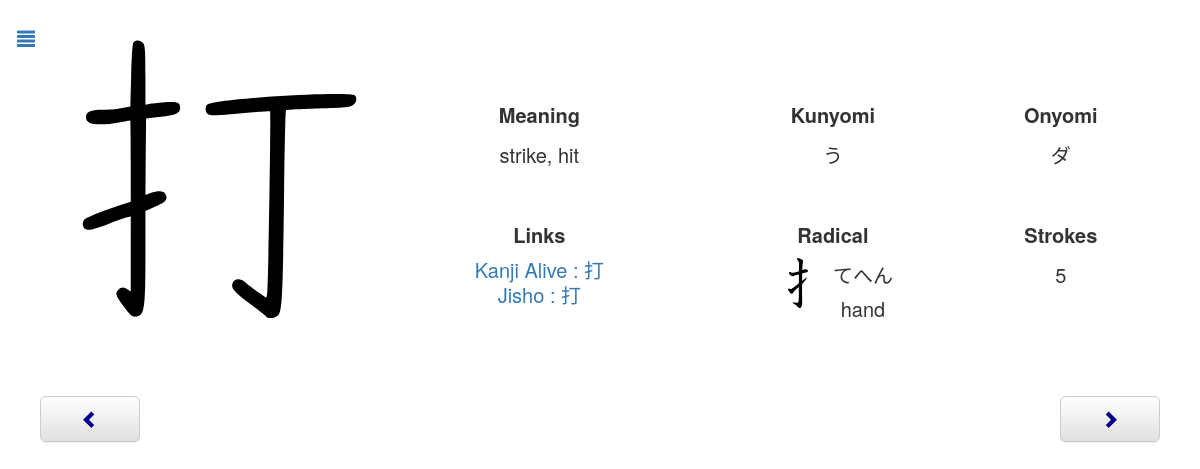
Page /review.php?id=506 on the committed database.
### tables this page shows
CREATE TABLE `Kanji` (
  `name` text NOT NULL,
  `chara` text NOT NULL,
  `meaning` text NOT NULL,
  `kunyomi` text NOT NULL,
  `onyomi` text NOT NULL,
  `linkKanjiAlive` text NOT NULL,
  `day` int(11) NOT NULL,
  `dateNext` timestamp NOT NULL DEFAULT current_timestamp() ON UPDATE current_timestamp(),
  `id` int(11) NOT NULL AUTO_INCREMENT,
  `radicalChar` text NOT NULL,
  `radicalName` text NOT NULL,
  `radicalHiragana` text NOT NULL,
  `radicalMeaning` text NOT NULL,
  `strokes` int(11) NOT NULL,
  `toTestKanji` tinyint(4) NOT NULL DEFAULT 0,
  `toTestMeaning` tinyint(4) NOT NULL DEFAULT 0,
  `testable` tinyint(4) NOT NULL DEFAULT 1,
  PRIMARY KEY (`id`)
);

### Connection.php (called while the page is built, shortened)
<?php
class Connection{
    private static $bdd = null;
    private function __construct(){
        try{
            self::$bdd = new PDO('mysql:host=0.0.0.0;dbname=kanji', 'root', '');
        }
        catch(Exception $e){
            die('Erreur : '.$e->getMessage());
        }
    }
    public static function getBdd(){
        return self::$bdd;
    }
}
?>

### Kanji.php (called while the page is built, shortened)
<?php
class Kanji{
    private $id;
    private $name;
    private $character;
    private $meaning;
    private $kunyomi;
    private $onyomi;
    private $linkKanjiAlive;
    private $dateNext;
    private $radicalName;
    private $radicalHiragana;
    private $radicalMeaning;
    private $strokes;
    public function __construct($id, $name, $character, $meaning, $kunyomi, $onyumi, $linkKanjiAlive, $day, $dateNext, $radicalChar, $radicalName, $radicalHiragana, $radicalMeaning, $strokes, $toTestKanji, $toTestMeaning, $testable){
        $this->id=$id;
        $this->name=$name;
        $this->character=$character;
        $this->meaning=$meaning;
        $this->kunyomi=$kunyomi;
        $this->onyomi=$onyumi;
        $this->linkKanjiAlive=$linkKanjiAlive;
        $this->dateNext = $dateNext;
        $this->radicalName=$radicalName;
        $this->radicalHiragana=$radicalHiragana;
        $this->radicalMeaning=$radicalMeaning;
        $this->strokes=$strokes;
    }
    public function calculTime(){
        $time = time();
        $second = strtotime($this->dateNext)-$time;
        if($second>0) {
            $jour = floor($second / (60 * 60 * 24));
            $heure = floor(($second - $jour * 24 * 60 * 60) / (60 * 60));
            $minute = floor(($second - $heure * 60 * 60 - $jour * 24 * 60 * 60) / (60));
            $second = floor($second - $minute * 60 - $heure * 60 * 60 - $jour * 24 * 60 * 60);
        }
    }
    public function getId(){
        return $this->id;
    }
    public function getName(){
        return $this->name;
    }
    public function getCharacter(){
        return $this->character;
    }
    public function getMeaning(){
        return $this->meaning;
    }
    public function getKun(){
        return $this->kunyomi;
    }
    public function getOn(){
        return $this->onyomi;
    }
    public function getLinkKanjiAlive(){
        return $this->linkKanjiAlive;
    }
    public function getDateNext(){
        return $this->dateNext;
    }
    public function getRadicalName(){
        return $this->radicalName;
    }
    public function getRadicalHiragana(){
        return $this->radicalHiragana;
    }
    public function getRadicalMeaning(){
        return $this->radicalMeaning;
    }
    public function getStrokes(){
        return $this->strokes;
    }
}
include_once("Connection.php");
function getAllKanji(){
    $req = Connection::getBdd()->query("SELECT * FROM Kanji ORDER BY dateNext");
    while($data = $req->fetch())
        $array[] = new Kanji($data['id'], $data['name'], $data['chara'], $data['meaning'], $data['kunyomi'], $data['onyomi'], $data['linkKanjiAlive'], $data['day'], $data['dateNext'], $data['radicalChar'], $data['radicalName'], $data['radicalHiragana'], $data['radicalMeaning'], $data['strokes'], $data['toTestKanji'], $data['toTestMeaning'], $data['testable']);
    if(isset($array)) return $array;
}
function getKanji($id){
     $req = Connection::getBdd()->query("SELECT * FROM Kanji WHERE id='".$id."'");
    while($data = $req->fetch())
        return new Kanji($data['id'], $data['name'], $data['chara'], $data['meaning'], $data['kunyomi'], $data['onyomi'], $data['linkKanjiAlive'], $data['day'], $data['dateNext'], $data['radicalChar'], $data['radicalName'], $data['radicalHiragana'], $data['radicalMeaning'], $data['strokes'], $data['toTestKanji'], $data['toTestMeaning'], $data['testable']);
}
function getNextKanjiId($id){
    $allKanji = getAllKanji();
    for($i=0;$i<count($allKanji);$i++){
        if($allKanji[$i]->getId() == $id)
            if($i == count($allKanji)-1)
                return $allKanji[0];
            else
                return $allKanji[$i+1];
    }
}
function getPreviousKanjiId($id){
    $allKanji = getAllKanji();
    for($i=0;$i<count($allKanji);$i++){
        if($allKanji[$i]->getId() == $id)
            if($i == 0)
                return $allKanji[count($allKanji)-1];
            else
                return $allKanji[$i-1];
    }
}
?>

### review.php (the view, shortened to what this page needs)
<?php
    include_once("Kanji.php");
    include_once("Word.php");
    if(isset($_GET["id"])){
       $kanji = getKanji($_GET["id"]);
        $nextKanjiId = getNextKanjiId($_GET["id"]);
        $previousKanjiId = getPreviousKanjiId($_GET["id"]);
    }
    else {
        $kanji = getReviewKanji();
        if (!isset($kanji))
            header('Location: index.php');
    }
?>
<body>
    <div id="page" class="page">
        <button onclick="document.location.href='index.php'" class="btn btn-link btn-lg menu"><span class="glyphicon glyphicon-align-justify"></span></button>
        <div>
            <div class="imageSVGTd">
                <img class="imageSVG" src="<?php echo "images/".$kanji->getName().".svg" ?>">
            </div>
            <div class="descriptionTable">
                <table>
                    <tr>
                        <td class="reviewKanji"><span class="description">Meaning</span><br><?php echo $kanji->getMeaning() ?></td>
                        <td class="reviewKanji"><span class="description">Kunyomi</span><br><?php echo $kanji->getKun() ?></td>
                        <td class="reviewKanji"><span class="description">Onyomi</span><br><?php echo $kanji->getOn() ?></td>
                    </tr>
                    <tr>
                        <td class="reviewKanji2"><span class="description">Links</span>
                            <div class="links"><br><?php echo "<a target='_blank' href=".$kanji->getLinkKanjiAlive().">Kanji Alive : ".$kanji->getCharacter()."</a>" ?>
                        </div><?php echo "<a target='_blank' href='http://jisho.org/search/".$kanji->getCharacter()." %23kanji'>Jisho : ".$kanji->getCharacter()."</a>" ?></td>
                        <td class="reviewKanji2"><span class="description">Radical</span><br>
                            <div class="radical">
                            <img class="radicalImage" src="<?php echo "radical/".$kanji->getRadicalName().".svg" ?>">
                                <?php echo $kanji->getRadicalHiragana() ?><br>
                                <?php echo $kanji->getRadicalMeaning() ?>
                            </div>
                        </td>
                        <td class="reviewKanji2"><span class="description">Strokes</span><br><?php echo $kanji->getStrokes() ?></td>
                    </tr>
                </table>
            </div>
        </div>
        <div class="boutons">
            <button id="boutonChevronLeft" <?php echo "onclick=document.location.href='review.php?id=".$previousKanjiId->getId()."'" ?>  onmouseout="changeColorGlyphiconChevronLeft()" onmouseover="changeColorGlyphiconChevronLeft()" type="button" class="boutonLater btn btn-lg btn-default" aria-label="Left Align">
                <span id="glyphiconBoutonLater" class="glyphicon glyphicon-chevron-left glyphiconChevron" aria-hidden="true"></span>
            </button>
            <button id="boutonChevronRight" <?php echo "onclick=document.location.href='review.php?id=".$nextKanjiId->getId()."'" ?> onmouseout="changeColorGlyphiconChevronRight()" onmouseover="changeColorGlyphiconChevronRight()" type="button" class="boutonOk btn btn-default btn-lg" aria-label="Left Align">
                <span id="glyphiconBoutonOk" class="glyphicon glyphicon-chevron-right glyphiconChevron" aria-hidden="true"></span>
            </button>
        </div>
    </div>
</body>
</html>

### css/style.css (style rules this page uses)
body { --color-background: white; --font-color: rgb(51, 51, 51); background-color: var(--color-background) !important; }
.page { padding-top: 15px; text-align: center; margin-right: auto; margin-left: auto; color: var(--font-color); }
@media (min-width: 768px) { .page { width: 750px; } }
@media (min-width: 992px) { .page { width: 970px; } }
@media (min-width: 1200px) { .page { width: 1170px; } }
td { vertical-align: top; text-align: center; }
table { margin-top: 30px; width: 100%; }
.menu { position: absolute; left: 0px; }
.descriptionTable { width: 100%; display: inline-block; }
@media (min-width: 992px) { .descriptionTable { width: 65%; } }
.descriptionTable > table { width: 100%; margin-top: 0px; }
.imageSVGTd { text-align: left; display: inline-block; width: auto; vertical-align: top; }
.imageSVG { padding-top: 0; height: 200px; }
@media (min-width: 764px) { .imageSVG { height: auto; } }
.reviewKanji { padding-top: 0px; line-height: 30px; font-size: 17px; }
@media (min-width: 992px) { .reviewKanji { padding-top: 80px; font-size: 20px; line-height: 40px; } }
.reviewKanji2 { padding-top: 40px; line-height: 30px; font-size: 17px; }
@media (min-width: 992px) { .reviewKanji2 { font-size: 20px; line-height: 40px; } }
.description { vertical-align: top; font-weight: bold; }
.radicalImage { height: 50px; width: 50px; margin-right: 10px; }
.radical { display: flex; padding-top: 3px; line-height: 1.7; justify-content: center; }
.links { line-height: 10px; }
.boutons { display: block; margin-top: 50px; }
.boutonOk { float: right; width: 100px; margin-right: 25px; }
.boutonLater { float: left; width: 100px; margin-left: 25px; }
.glyphiconChevron { color: darkblue; }

### rows in the picture
kanji: name (picture), meaning "strike, hit", kunyomi "う", onyomi "ダ", chara "打", radicalName (picture), radicalHiragana "てへん", radicalMeaning "hand", strokes "5"
